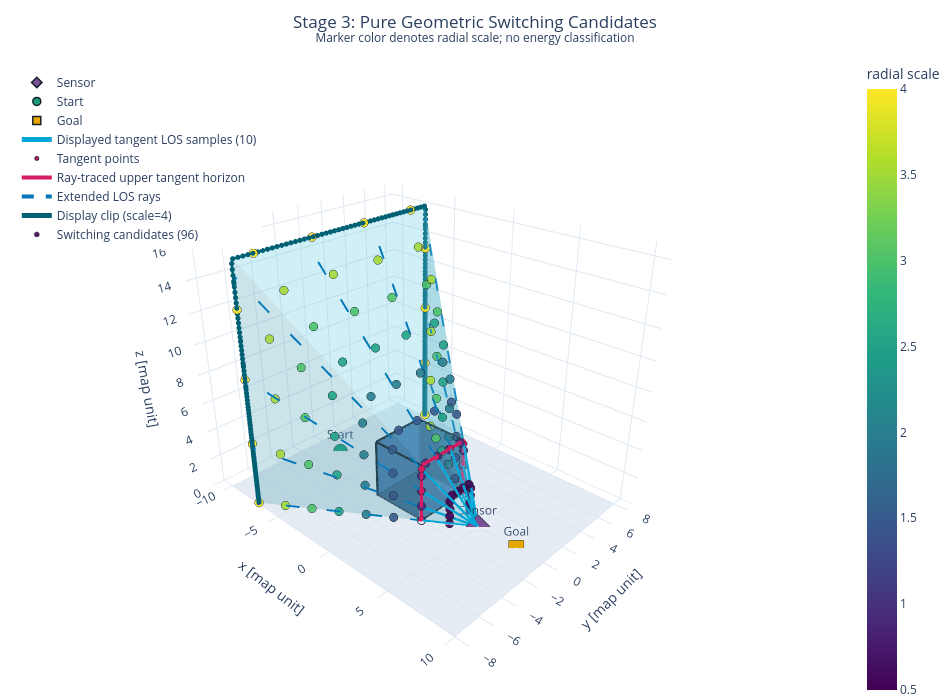

The notebook cell this image was saved under:
### Code cell
# Cell 4 — Switching candidates
display(HTML("<h3>Cell 4 — Continuous-surface switching candidates</h3>"))
started = perf_counter()
candidates = generate_switching_candidates(
    tangent_contour,
    contour_sample_count=D.switching_contour_sample_count,
    radial_scales=D.radial_scales,
)
timings["candidate_generation_s"] = perf_counter() - started
residuals = np.asarray([candidate.surface_residual for candidate in candidates])
candidate_diagnostics = {
    "candidate_count": len(candidates),
    "contour_samples": D.switching_contour_sample_count,
    "radial_samples": D.switching_radial_sample_count,
    "maximum_surface_residual": float(np.max(residuals)),
    "mean_surface_residual": float(np.mean(residuals)),
}
candidate_figure = plot_switching_candidates(
    terrain, mission_points, los_surface, visualization_rays, candidates,
)
save_figure(candidate_figure, FIGURE_DIRECTORY, "cell_04_switching_candidates.html")
display(HTML(html_table(("Candidate diagnostic", "Value"), candidate_diagnostics.items())))
display(candidate_figure)
candidate_diagnostics

### Figure 1 — Plotly figure (JSON) as saved in the notebook; plotly's stock layout.template omitted (floating-point values rounded to 4 significant figures; data arrays with more than 128 entries replaced by an {"elided": "..."} marker saying what was removed)
{"data": [{"color": "#d9e2ec", "flatshading": true, "hovertemplate": "Ground plane<br>x=%{x:.2f} map unit<br>y=%{y:.2f} map unit<br>z=%{z:.2f} map unit<extra></extra>", "i": [0, 0], "j": [1, 2], "k": [2, 3], "name": "Ground plane", "opacity": 0.72, "type": "mesh3d", "x": [-10.0, 10.0, 10.0, -10.0], "y": [-8.0, -8.0, 8.0, 8.0], "z": [0.0, 0.0, 0.0, 0.0]}, {"color": "#4c78a8", "flatshading": true, "hovertemplate": "Obstacle terrain<br>x=%{x:.2f} map unit<br>y=%{y:.2f} map unit<br>z=%{z:.2f} map unit<extra></extra>", "i": [0, 0, 4, 4, 0, 0, 1, 1, 2, 2, 3, 3], "j": [2, 3, 5, 6, 1, 5, 2, 6, 3, 7, 0, 4], "k": [1, 2, 6, 7, 5, 4, 6, 5, 7, 6, 4, 7], "name": "Obstacle terrain", "opacity": 0.9, "type": "mesh3d", "x": [-2.0, 2.0, 2.0, -2.0, -2.0, 2.0, 2.0, -2.0], "y": [-2.0, -2.0, 2.0, 2.0, -2.0, -2.0, 2.0, 2.0], "z": [0.0, 0.0, 0.0, 0.0, 4.0, 4.0, 4.0, 4.0]}, {"hoverinfo": "skip", "line": {"color": "#17202a", "width": 5}, "mode": "lines", "name": "Terrain edges", "showlegend": false, "type": "scatter3d", "x": [-2.0, 2.0, null, -2.0, -2.0, null, -2.0, -2.0, null, 2.0, 2.0, null, 2.0, 2.0, null, 2.0, -2.0, null, 2.0, 2.0, null, -2.0, -2.0, null, -2.0, 2.0, null, -2.0, -2.0, null, 2.0, 2.0, null, 2.0, -2.0, null], "y": [-2.0, -2.0, null, -2.0, 2.0, null, -2.0, -2.0, null, -2.0, 2.0, null, -2.0, -2.0, null, 2.0, 2.0, null, 2.0, 2.0, null, 2.0, 2.0, null, -2.0, -2.0, null, -2.0, 2.0, null, -2.0, 2.0, null, 2.0, 2.0, null], "z": [0.0, 0.0, null, 0.0, 0.0, null, 0.0, 4.0, null, 0.0, 0.0, null, 0.0, 4.0, null, 0.0, 0.0, null, 0.0, 4.0, null, 0.0, 4.0, null, 4.0, 4.0, null, 4.0, 4.0, null, 4.0, 4.0, null, 4.0, 4.0, null]}, {"hovertemplate": "Sensor<br>x=%{x:.2f} map unit<br>y=%{y:.2f} map unit<br>z=%{z:.2f} map unit<extra></extra>", "marker": {"color": "#7a5195", "line": {"color": "#17202a", "width": 1.5}, "size": 8, "symbol": "diamond"}, "mode": "markers+text", "name": "Sensor", "text": ["Sensor"], "textposition": "top center", "type": "scatter3d", "x": [5.0], "y": [0.0], "z": [0.0]}, {"hovertemplate": "Start<br>x=%{x:.2f} map unit<br>y=%{y:.2f} map unit<br>z=%{z:.2f} map unit<extra></extra>", "marker": {"color": "#1b9e77", "line": {"color": "#17202a", "width": 1.5}, "size": 8, "symbol": "circle"}, "mode": "markers+text", "name": "Start", "text": ["Start"], "textposition": "top center", "type": "scatter3d", "x": [-8.0], "y": [0.0], "z": [0.0]}, {"hovertemplate": "Goal<br>x=%{x:.2f} map unit<br>y=%{y:.2f} map unit<br>z=%{z:.2f} map unit<extra></extra>", "marker": {"color": "#e6a700", "line": {"color": "#17202a", "width": 1.5}, "size": 8, "symbol": "square"}, "mode": "markers+text", "name": "Goal", "text": ["Goal"], "textposition": "top center", "type": "scatter3d", "x": [8.0], "y": [0.0], "z": [0.0]}, {"hoverinfo": "skip", "line": {"color": "#00a6d6", "width": 5}, "mode": "lines", "name": "Displayed tangent LOS samples (10)", "type": "scatter3d", "x": [5.0, 2.0, null, 5.0, 2.0, null, 5.0, 2.0, null, 5.0, 2.0, null, 5.0, 2.0, null, 5.0, 2.0, null, 5.0, 2.0, null, 5.0, 2.0, null, 5.0, 2.0, null, 5.0, 2.0, null], "y": [0.0, 2.0, null, 0.0, 2.0, null, 0.0, 2.0, null, 0.0, 2.0, null, 0.0, 0.6869, null, 0.0, -0.6869, null, 0.0, -2.0, null, 0.0, -2.0, null, 0.0, -2.0, null, 0.0, -2.0, null], "z": [0.0, 0.02618, null, 0.0, 1.026, null, 0.0, 2.208, null, 0.0, 3.772, null, 0.0, 4.0, null, 0.0, 4.0, null, 0.0, 3.772, null, 0.0, 2.208, null, 0.0, 1.026, null, 0.0, 0.02618, null]}, {"hovertemplate": "Tangent point<br>x=%{x:.3f} map unit<br>y=%{y:.3f} map unit<br>z=%{z:.3f} map unit<extra></extra>", "marker": {"color": "#d81b60", "line": {"color": "#17202a", "width": 1.0}, "size": 4, "symbol": "circle"}, "mode": "markers", "name": "Tangent points", "type": "scatter3d", "x": [2.0, 2.0, 2.0, 2.0, 2.0, 2.0, 2.0, 2.0, 2.0, 2.0], "y": [2.0, 2.0, 2.0, 2.0, 0.6869, -0.6869, -2.0, -2.0, -2.0, -2.0], "z": [0.02618, 1.026, 2.208, 3.772, 4.0, 4.0, 3.772, 2.208, 1.026, 0.02618]}, {"hoverinfo": "skip", "line": {"color": "#d81b60", "width": 4}, "marker": {"color": "#d81b60", "size": 2}, "mode": "lines+markers", "name": "Ray-traced upper tangent horizon", "type": "scatter3d", "x": {"elided": "213 float values"}, "y": {"elided": "213 float values"}, "z": {"elided": "213 float values"}}, {"color": "#58c4dd", "flatshading": true, "hovertemplate": "LOS tangent surface (212 panels)<br>x=%{x:.2f} map unit<br>y=%{y:.2f} map unit<br>z=%{z:.2f} map unit<extra></extra>", "i": {"elided": "212 int values"}, "j": {"elided": "212 int values"}, "k": {"elided": "212 int values"}, "name": "LOS tangent surface (212 panels)", "opacity": 0.28, "type": "mesh3d", "x": {"elided": "214 float values"}, "y": {"elided": "214 float values"}, "z": {"elided": "214 float values"}}, {"hoverinfo": "skip", "line": {"color": "#0077b6", "dash": "dash", "width": 4}, "mode": "lines", "name": "Extended LOS rays", "type": "scatter3d", "x": [2.0, -7.0, null, 2.0, -7.0, null, 2.0, -7.0, null, 2.0, -7.0, null, 2.0, -7.0, null, 2.0, -7.0, null, 2.0, -7.0, null, 2.0, -7.0, null, 2.0, -7.0, null, 2.0, -7.0, null], "y": [2.0, 8.0, null, 2.0, 8.0, null, 2.0, 8.0, null, 2.0, 8.0, null, 0.6869, 2.748, null, -0.6869, -2.748, null, -2.0, -8.0, null, -2.0, -8.0, null, -2.0, -8.0, null, -2.0, -8.0, null], "z": [0.02618, 0.1047, null, 1.026, 4.104, null, 2.208, 8.834, null, 3.772, 15.09, null, 4.0, 16.0, null, 4.0, 16.0, null, 3.772, 15.09, null, 2.208, 8.834, null, 1.026, 4.104, null, 0.02618, 0.1047, null]}, {"hovertemplate": "Display clip<br>x=%{x:.3f} map unit<br>y=%{y:.3f} map unit<br>z=%{z:.3f} map unit<extra></extra>", "line": {"color": "#005f73", "width": 5}, "marker": {"color": "#005f73", "size": 3}, "mode": "lines+markers", "name": "Display clip (scale=4)", "type": "scatter3d", "x": {"elided": "213 float values"}, "y": {"elided": "213 float values"}, "z": {"elided": "213 float values"}}, {"customdata": {"elided": "96x4 float values"}, "hovertemplate": "Candidate %{customdata[0]:.0f}<br>x=%{x:.3f} map unit<br>y=%{y:.3f} map unit<br>z=%{z:.3f} map unit<br>contour fraction=%{customdata[1]:.6f}<br>radial scale=%{customdata[2]:.3f}<br>surface residual=%{customdata[3]:.3e}<extra></extra>", "marker": {"color": [0.5, 0.5, 0.5, 0.5, 0.5, 0.5, 0.5, 0.5, 0.5, 0.5, 0.5, 0.5, 1.0, 1.0, 1.0, 1.0, 1.0, 1.0, 1.0, 1.0, 1.0, 1.0, 1.0, 1.0, 1.5, 1.5, 1.5, 1.5, 1.5, 1.5, 1.5, 1.5, 1.5, 1.5, 1.5, 1.5, 2.0, 2.0, 2.0, 2.0, 2.0, 2.0, 2.0, 2.0, 2.0, 2.0, 2.0, 2.0, 2.5, 2.5, 2.5, 2.5, 2.5, 2.5, 2.5, 2.5, 2.5, 2.5, 2.5, 2.5, 3.0, 3.0, 3.0, 3.0, 3.0, 3.0, 3.0, 3.0, 3.0, 3.0, 3.0, 3.0, 3.5, 3.5, 3.5, 3.5, 3.5, 3.5, 3.5, 3.5, 3.5, 3.5, 3.5, 3.5, 4.0, 4.0, 4.0, 4.0, 4.0, 4.0, 4.0, 4.0, 4.0, 4.0, 4.0, 4.0], "colorbar": {"title": {"text": "radial scale"}}, "colorscale": [[0.0, "#440154"], [0.1111, "#482878"], [0.2222, "#3e4989"], [0.3333, "#31688e"], [0.4444, "#26828e"], [0.5556, "#1f9e89"], [0.6667, "#35b779"], [0.7778, "#6ece58"], [0.8889, "#b5de2b"], [1.0, "#fde725"]], "line": {"color": "#17202a", "width": 0.5}, "opacity": 0.9, "size": 5}, "mode": "markers", "name": "Switching candidates (96)", "type": "scatter3d", "x": [3.5, 3.5, 3.5, 3.5, 3.5, 3.5, 3.5, 3.5, 3.5, 3.5, 3.5, 3.5, 2.0, 2.0, 2.0, 2.0, 2.0, 2.0, 2.0, 2.0, 2.0, 2.0, 2.0, 2.0, 0.5, 0.5, 0.5, 0.5, 0.5, 0.5, 0.5, 0.5, 0.5, 0.5, 0.5, 0.5, -1.0, -1.0, -1.0, -1.0, -1.0, -1.0, -1.0, -1.0, -1.0, -1.0, -1.0, -1.0, -2.5, -2.5, -2.5, -2.5, -2.5, -2.5, -2.5, -2.5, -2.5, -2.5, -2.5, -2.5, -4.0, -4.0, -4.0, -4.0, -4.0, -4.0, -4.0, -4.0, -4.0, -4.0, -4.0, -4.0, -5.5, -5.5, -5.5, -5.5, -5.5, -5.5, -5.5, -5.5, -5.5, -5.5, -5.5, -5.5, -7.0, -7.0, -7.0, -7.0, -7.0, -7.0, -7.0, -7.0, -7.0, -7.0, -7.0, -7.0], "y": [1.0, 1.0, 1.0, 1.0, 0.8119, 0.2706, -0.2706, -0.8119, -1.0, -1.0, -1.0, -1.0, 2.0, 2.0, 2.0, 2.0, 1.624, 0.5412, -0.5412, -1.624, -2.0, -2.0, -2.0, -2.0, 3.0, 3.0, 3.0, 3.0, 2.436, 0.8119, -0.8119, -2.436, -3.0, -3.0, -3.0, -3.0, 4.0, 4.0, 4.0, 4.0, 3.247, 1.082, -1.082, -3.247, -4.0, -4.0, -4.0, -4.0, 5.0, 5.0, 5.0, 5.0, 4.059, 1.353, -1.353, -4.059, -5.0, -5.0, -5.0, -5.0, 6.0, 6.0, 6.0, 6.0, 4.871, 1.624, -1.624, -4.871, -6.0, -6.0, -6.0, -6.0, 7.0, 7.0, 7.0, 7.0, 5.683, 1.894, -1.894, -5.683, -7.0, -7.0, -7.0, -7.0, 8.0, 8.0, 8.0, 8.0, 6.495, 2.165, -2.165, -6.495, -8.0, -8.0, -8.0, -8.0], "z": [0.01309, 0.5543, 1.096, 1.637, 2.0, 2.0, 2.0, 2.0, 1.637, 1.096, 0.5543, 0.01309, 0.02618, 1.109, 2.191, 3.274, 4.0, 4.0, 4.0, 4.0, 3.274, 2.191, 1.109, 0.02618, 0.03927, 1.663, 3.287, 4.91, 6.0, 6.0, 6.0, 6.0, 4.91, 3.287, 1.663, 0.03927, 0.05236, 2.217, 4.382, 6.547, 8.0, 8.0, 8.0, 8.0, 6.547, 4.382, 2.217, 0.05236, 0.06545, 2.772, 5.478, 8.184, 10.0, 10.0, 10.0, 10.0, 8.184, 5.478, 2.772, 0.06545, 0.07853, 3.326, 6.573, 9.821, 12.0, 12.0, 12.0, 12.0, 9.821, 6.573, 3.326, 0.07853, 0.09162, 3.88, 7.669, 11.46, 14.0, 14.0, 14.0, 14.0, 11.46, 7.669, 3.88, 0.09162, 0.1047, 4.435, 8.765, 13.09, 16.0, 16.0, 16.0, 16.0, 13.09, 8.765, 4.435, 0.1047]}], "layout": {"height": 700, "legend": {"x": 0.02, "y": 0.98}, "margin": {"b": 0, "l": 0, "r": 0, "t": 55}, "scene": {"aspectmode": "data", "camera": {"eye": {"x": 1.55, "y": -1.65, "z": 1.15}, "up": {"x": 0.0, "y": 0.0, "z": 1.0}}, "xaxis": {"range": [-11.0, 11.0], "showspikes": false, "title": {"text": "x [map unit]"}}, "yaxis": {"range": [-8.8, 8.8], "showspikes": false, "title": {"text": "y [map unit]"}}, "zaxis": {"range": [0.0, 16.8], "showspikes": false, "title": {"text": "z [map unit]"}}}, "title": {"text": "Stage 3: Pure Geometric Switching Candidates<br><sup>Marker color denotes radial scale; no energy classification</sup>", "x": 0.5}, "width": 950}}
